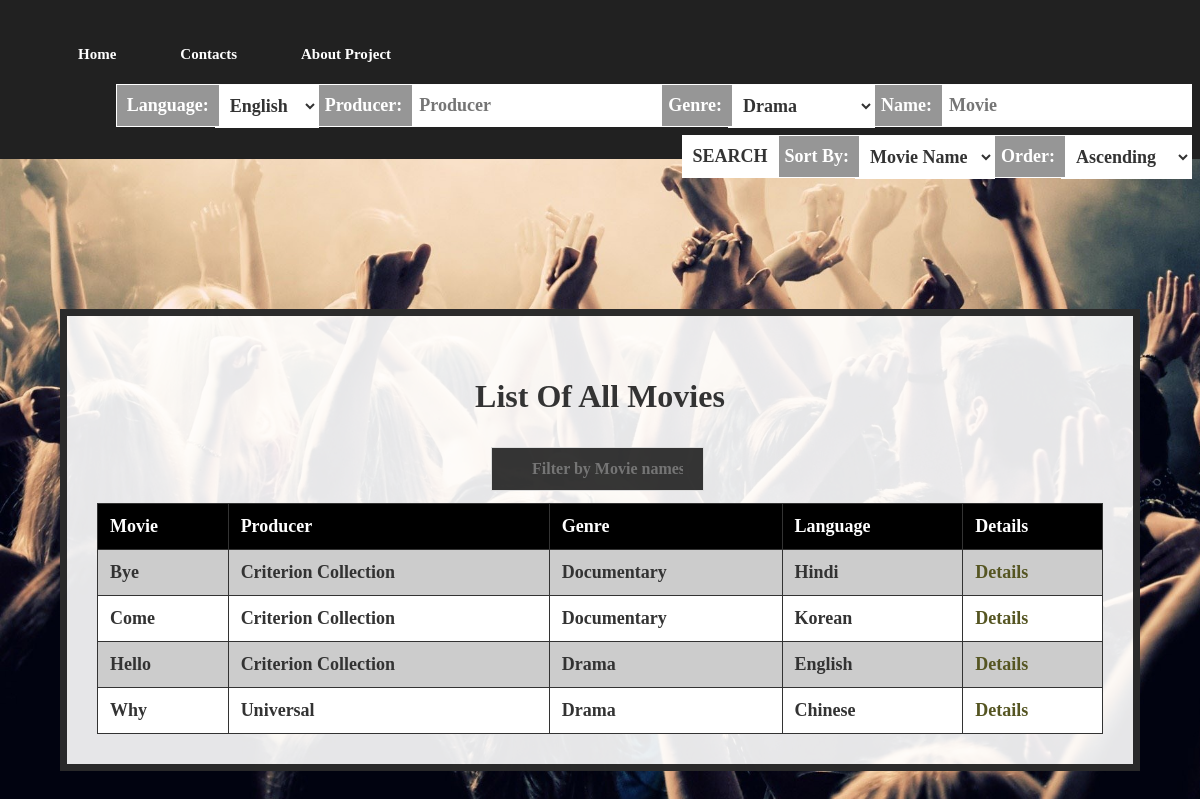
The page / on the database its author committed.
### tables this page shows
CREATE TABLE `movies` (
  `Sr` int(11) NOT NULL,
  `name` varchar(25) DEFAULT NULL,
  `producer` varchar(25) DEFAULT NULL,
  `director` varchar(25) DEFAULT NULL,
  `music_director` varchar(25) DEFAULT NULL,
  `short_descript` varchar(50) DEFAULT NULL,
  `long_descript` varchar(300) DEFAULT NULL,
  `size` int(11) DEFAULT NULL,
  `review_stars` int(11) DEFAULT NULL,
  `likes` int(11) DEFAULT NULL,
  `views` int(11) DEFAULT NULL,
  `genre` varchar(25) DEFAULT NULL,
  `language` varchar(25) DEFAULT NULL,
  `Poster` longblob NOT NULL
);

### index.php (the view, shortened to what this page needs)
<!DOCTYPE html>
<link rel = "stylesheet" type ="text/css" href="css/style.css">
<HTML>
	<HEAD>
		<BODY class = "pop-up">
            <NAV ID = "navig">
                <ul>
                    <li><a href="index.php">Home</a></li>
                    <li><a href="contacts.html">Contacts</a></li>
                    <li><a href="about.html">About Project</a></li>
                    <li>
                        <FORM ACTION = "search.php" METHOD = "post">
				            <INPUT TYPE = "TEXT" NAME = "name" PLACEHOLDER = "Movie"></INPUT><q1>Name:</q1>
                            <SELECT TYPE = "TEXT" NAME = "genre" PLACEHOLDER = "Genre">
                                <option>Drama</option>
                            </SELECT><q1>Genre:</q1>
                            <INPUT TYPE = "TEXT" NAME = "producer" PLACEHOLDER = "Producer"></INPUT><q1>Producer:</q1>
                            <SELECT TYPE = "TEXT" NAME = "language" PLACEHOLDER = "Language">
                                <option>English</option>
                                <option>Any</option></SELECT><q1>Language:</q1><br><br><br>
                            <SELECT TYPE = "TEXT" NAME = "order" PLACEHOLDER = "OrderBy">
                                <option>Ascending</option>
                                <option>Descending</option></SELECT><q1>Order:</q1>
                            <SELECT TYPE = "TEXT" NAME = "sort" PLACEHOLDER = "Sort By">
                                <option>Movie Name</option>
                                <option>Language</option></SELECT><q1>Sort By:</q1>
                            <INPUT TYPE = "SUBMIT" NAME = "SUBMIT" VALUE = "SEARCH"></INPUT>
                        </FORM>
                    </li>
                </ul>
            </NAV>
            <div id = "pop-up">
			<div class = "container">
<?PHP
    $con = mysqli_connect("localhost","root","","movie_data");
    ECHO '<h1><p>List Of All Movies</p></h1>';
    ECHO '<input type="text" id="myInput" onkeyup="myFunction1()" placeholder="Filter by Movie names..">';
    $q = mysqli_query($con,"SELECT name, producer, genre, language FROM movies order by name ASC");
    ECHO "<center><table style='width=100%' id='myTable'><tr class='header'><th>Movie</th><th>Producer</th><th>Genre</th><th>Language</th><th>Details</th></tr>";
    WHILE($ROW = mysqli_fetch_array($q)){
	   ECHO "<tr class='header'>
                <td>".$ROW[0]."</td>
                <td>".$ROW[1]."</td>
                <td>".$ROW[2]."</td>
                <td>".$ROW[3]."</td>
                <td>";
        ECHO "<a href='disp.php?name=$ROW[0]'>Details";
        ECHO "</td>
            </tr>";
    }
    ECHO "</table></center>";
?>
            </div>
            </div>
		</BODY>
	</HEAD>
</HTML>

### css/style.css (style rules this page uses)
body { background-image: url("../Images/image2.jpg"); background-size: 1320px; }
#navig { padding: 0.5em; background-color:rgb(33, 33, 33); }
#navig ul li a { text-decoration: none; line-height:4em; color:#FFFFFF; padding: 2em; margin-left: 0em; margin-right: 0em; font-family: Purisa; }
#navig ul li input { padding: 10px; border: 0; color: #333; background: rgb(255,255,255); margin-left: -5px; border-radius: 0 0px 0px 0; border: 1px solid #FFF; font-size: 18px; float:right; }
#navig ul li select { padding: 10px; border: 0; color: #333; background: rgb(255,255,255); margin-left: -5px; border-radius: 0 0px 0px 0; border: 1px solid #FFF; font-size: 18px; float:right; }
#navig ul li q1 { padding: 10px; border: 0; color: #FFF; background: rgb(150,150,150); margin-left: -5px; border-radius: 0 0px 0px 0; border: 1px solid #FFF; font-size: 18px; float:right; }
#navig ul li select option { color: #333; }
#navig ul li { list-style:none; display:inline; }
body { margin: 0; position: relative; }
* { font-family: Purisa; font-weight: BOLD; color: #FFF; }
ul li { font-size:15px; color:#333; }
#pop-up { position: relative; top: 100px; width: 90%; margin: 0 auto; text-align: center; padding:5%; border:5%; color:#333; }
#pop-up .container { background-color: rgba(255,255,255,0.9); padding: 30px; position: absolute; top: 50px; width: 90%; box-sizing: border-box; border-radius: 0px 0 0px 0; border: 7px solid rgba(22,22,22,0.9); color:#333; }
#pop-up .container p { color:#333; }
#pop-up .container table tr th { color:#333; }
#pop-up .container #myTable tr { color:#333; border-bottom: 1px solid #ddd; }
#pop-up .container table tr td { color:#333; }
#pop-up .container table tr td a { color:#552; text-decoration: none; }
#pop-up .container #myTable tr.header, #myTable tr:hover { background-color: #f1f1f1; }
#pop-up .container table th,td { border:1px solid #333; padding: 15px; }
#pop-up .container table#myTable tr:nth-child(even) { background-color: #ccc; }
#pop-up .container table#myTable tr:nth-child(odd) { background-color: #fff; }
#pop-up .container #myTable th { color: #fff; background-color: black; }
#pop-up .container #myTable { border-collapse: collapse; width: 100%; border: 1px solid #ddd; font-size: 18px; }
#pop-up .container #myTable th,td { text-align: left; padding: 12px; }
#pop-up .container #myInput { width: 15%; font-size: 16px; padding: 12px 20px 12px 40px; border: 1px solid #ddd; margin-bottom: 12px; }
#pop-up input { padding: 10px; border: 0; color: #fff; background: rgba(33,33,33,0.9); margin-left: -5px; border-radius: 0 0px 0px 0; border: 1px solid #333; font-size: 18px; }

### rows shown on the page
movies: name "Bye", producer "Criterion Collection", genre "Documentary", language "Hindi"
movies: name "Come", producer "Criterion Collection", genre "Documentary", language "Korean"
movies: name "Hello", producer "Criterion Collection", genre "Drama", language "English"
movies: name "Why", producer "Universal", genre "Drama", language "Chinese"
